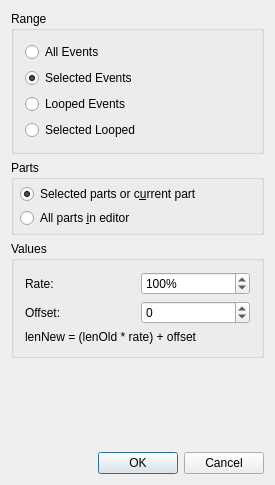
<?xml version="1.0" encoding="UTF-8"?>
<ui version="4.0">
 <class>GateTimeBase</class>
 <widget class="QDialog" name="GateTimeBase">
  <property name="geometry">
   <rect>
    <x>0</x>
    <y>0</y>
    <width>275</width>
    <height>485</height>
   </rect>
  </property>
  <property name="windowTitle">
   <string>MusE: Modify Event Length</string>
  </property>
  <layout class="QVBoxLayout">
   <property name="spacing">
    <number>6</number>
   </property>
   <property name="leftMargin">
    <number>11</number>
   </property>
   <property name="topMargin">
    <number>11</number>
   </property>
   <property name="rightMargin">
    <number>11</number>
   </property>
   <property name="bottomMargin">
    <number>11</number>
   </property>
   <item>
    <widget class="QGroupBox" name="rangeBox">
     <property name="title">
      <string>Range</string>
     </property>
     <layout class="QVBoxLayout">
      <property name="spacing">
       <number>6</number>
      </property>
      <property name="leftMargin">
       <number>11</number>
      </property>
      <property name="topMargin">
       <number>11</number>
      </property>
      <property name="rightMargin">
       <number>11</number>
      </property>
      <property name="bottomMargin">
       <number>11</number>
      </property>
      <item>
       <widget class="QRadioButton" name="allButton">
        <property name="text">
         <string>All Events</string>
        </property>
       </widget>
      </item>
      <item>
       <widget class="QRadioButton" name="selButton">
        <property name="text">
         <string>Selected Events</string>
        </property>
        <property name="checked">
         <bool>true</bool>
        </property>
       </widget>
      </item>
      <item>
       <widget class="QRadioButton" name="loopButton">
        <property name="text">
         <string>Looped Events</string>
        </property>
       </widget>
      </item>
      <item>
       <widget class="QRadioButton" name="sloopButton">
        <property name="text">
         <string>Selected Looped</string>
        </property>
       </widget>
      </item>
     </layout>
    </widget>
   </item>
   <item>
    <widget class="QGroupBox" name="partsBox">
     <property name="sizePolicy">
      <sizepolicy hsizetype="Preferred" vsizetype="Minimum">
       <horstretch>0</horstretch>
       <verstretch>0</verstretch>
      </sizepolicy>
     </property>
     <property name="title">
      <string>Parts</string>
     </property>
     <layout class="QVBoxLayout" name="verticalLayout_3">
      <property name="spacing">
       <number>4</number>
      </property>
      <property name="leftMargin">
       <number>6</number>
      </property>
      <property name="topMargin">
       <number>4</number>
      </property>
      <property name="rightMargin">
       <number>6</number>
      </property>
      <property name="bottomMargin">
       <number>4</number>
      </property>
      <item>
       <widget class="QRadioButton" name="not_all_parts_button">
        <property name="text">
         <string>Selected parts or c&amp;urrent part</string>
        </property>
        <property name="checked">
         <bool>true</bool>
        </property>
       </widget>
      </item>
      <item>
       <widget class="QRadioButton" name="all_parts_button">
        <property name="text">
         <string>All parts &amp;in editor</string>
        </property>
       </widget>
      </item>
     </layout>
    </widget>
   </item>
   <item>
    <widget class="QGroupBox" name="GroupBox3">
     <property name="title">
      <string>Values</string>
     </property>
     <layout class="QGridLayout">
      <property name="leftMargin">
       <number>11</number>
      </property>
      <property name="topMargin">
       <number>11</number>
      </property>
      <property name="rightMargin">
       <number>11</number>
      </property>
      <property name="bottomMargin">
       <number>11</number>
      </property>
      <property name="spacing">
       <number>6</number>
      </property>
      <item row="0" column="0">
       <widget class="QLabel" name="TextLabel3">
        <property name="text">
         <string>Rate:</string>
        </property>
        <property name="wordWrap">
         <bool>false</bool>
        </property>
       </widget>
      </item>
      <item row="1" column="0">
       <widget class="QLabel" name="TextLabel4">
        <property name="text">
         <string>Offset:</string>
        </property>
        <property name="wordWrap">
         <bool>false</bool>
        </property>
       </widget>
      </item>
      <item row="0" column="1">
       <widget class="QSpinBox" name="rate">
        <property name="suffix">
         <string>%</string>
        </property>
        <property name="maximum">
         <number>1000</number>
        </property>
        <property name="value">
         <number>100</number>
        </property>
       </widget>
      </item>
      <item row="1" column="1">
       <widget class="QSpinBox" name="offset">
        <property name="minimum">
         <number>-999</number>
        </property>
        <property name="maximum">
         <number>999</number>
        </property>
        <property name="singleStep">
         <number>1</number>
        </property>
       </widget>
      </item>
      <item row="2" column="0" colspan="2">
       <widget class="QLabel" name="label">
        <property name="text">
         <string>lenNew = (lenOld * rate) + offset</string>
        </property>
       </widget>
      </item>
     </layout>
    </widget>
   </item>
   <item>
    <spacer name="verticalSpacer">
     <property name="orientation">
      <enum>Qt::Vertical</enum>
     </property>
     <property name="sizeHint" stdset="0">
      <size>
       <width>20</width>
       <height>40</height>
      </size>
     </property>
    </spacer>
   </item>
   <item>
    <layout class="QHBoxLayout">
     <property name="spacing">
      <number>6</number>
     </property>
     <property name="leftMargin">
      <number>0</number>
     </property>
     <property name="topMargin">
      <number>0</number>
     </property>
     <property name="rightMargin">
      <number>0</number>
     </property>
     <property name="bottomMargin">
      <number>0</number>
     </property>
     <item>
      <spacer name="spacer">
       <property name="orientation">
        <enum>Qt::Horizontal</enum>
       </property>
       <property name="sizeType">
        <enum>QSizePolicy::Expanding</enum>
       </property>
       <property name="sizeHint" stdset="0">
        <size>
         <width>0</width>
         <height>0</height>
        </size>
       </property>
      </spacer>
     </item>
     <item>
      <widget class="QPushButton" name="okButton">
       <property name="text">
        <string>OK</string>
       </property>
       <property name="autoDefault">
        <bool>false</bool>
       </property>
       <property name="default">
        <bool>true</bool>
       </property>
      </widget>
     </item>
     <item>
      <widget class="QPushButton" name="cancelButton">
       <property name="text">
        <string>Cancel</string>
       </property>
      </widget>
     </item>
    </layout>
   </item>
  </layout>
 </widget>
 <resources/>
 <connections>
  <connection>
   <sender>okButton</sender>
   <signal>clicked()</signal>
   <receiver>GateTimeBase</receiver>
   <slot>accept()</slot>
   <hints>
    <hint type="sourcelabel">
     <x>20</x>
     <y>20</y>
    </hint>
    <hint type="destinationlabel">
     <x>20</x>
     <y>20</y>
    </hint>
   </hints>
  </connection>
  <connection>
   <sender>cancelButton</sender>
   <signal>clicked()</signal>
   <receiver>GateTimeBase</receiver>
   <slot>reject()</slot>
   <hints>
    <hint type="sourcelabel">
     <x>20</x>
     <y>20</y>
    </hint>
    <hint type="destinationlabel">
     <x>20</x>
     <y>20</y>
    </hint>
   </hints>
  </connection>
 </connections>
</ui>
